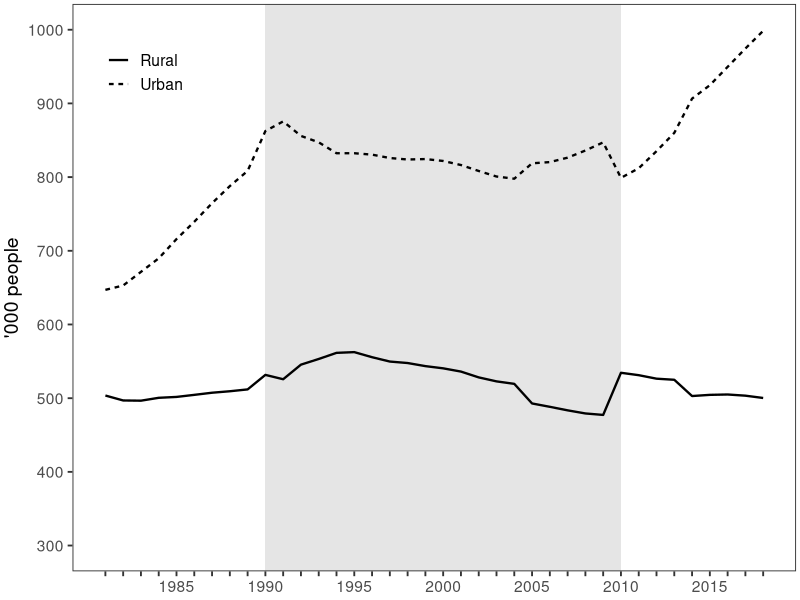
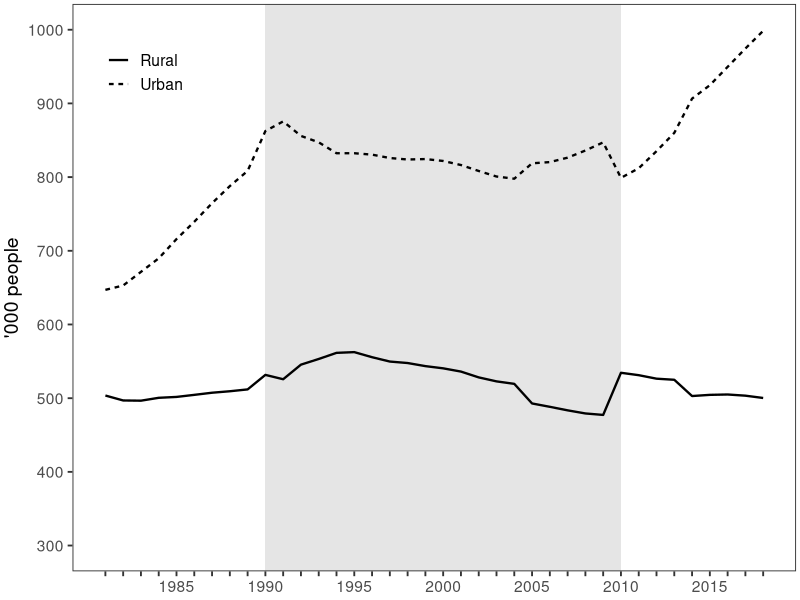

The R script that drew these images, in order:
# Market Expansion and Rural Depopulation in post-Socialist Russia
# Alexander Sheludkov, 2020

# Figure 2. Population in Tyumen province, 1981-2018.

library(readr)
library(dplyr)
library(tidyr)
library(ggplot2)

# Read data
regional_population <- read_csv("data/Regional_population.csv")

# Customize labels
year.labels <- 1981:2018
year.labels[-seq(0, 39, 5)] <- ''

# Plot
Fig2 <- regional_population %>% 
  gather(Type, Population, Urban:Rural) %>% 
  ggplot(aes(x = Year, y = Population, linetype = Type)) +
  geom_rect(data = NULL, aes(xmin = 1990, xmax = 2010,
                             ymin = -Inf, ymax = +Inf),
            fill="grey90", inherit.aes = F)+
  geom_line(lwd = 0.8)+
  scale_x_continuous(breaks = seq(1981, 2018, 1), labels=year.labels)+
  scale_y_continuous(name = "'000 people", limits = c(300, 1000), breaks = seq(300, 1000, 100))+
  scale_linetype(labels = c("Rural", "Urban"))+
  theme_bw(base_size = 14, base_family = "Helvetica")+
  theme(panel.grid = element_blank(),
        axis.ticks = element_line(),
        axis.title.x = element_blank(),
        legend.title = element_blank(),
        legend.position = c(0.1,0.88),
        legend.background = element_rect(fill="white", size=0.5),
        plot.margin = margin(0.1,0.1,0.1,0.1, "cm"))

# Export as jpeg and eps files
ggsave(Fig2, filename = "Figure 2.jpeg",path = "plots/",
       dpi = 300, width = 18, height = 10, units = "cm")

ggsave(plot = Fig2, filename = "Figure 2.eps", path = "plots/", 
                width = 18, height = 10, units = "cm", device = "eps")
